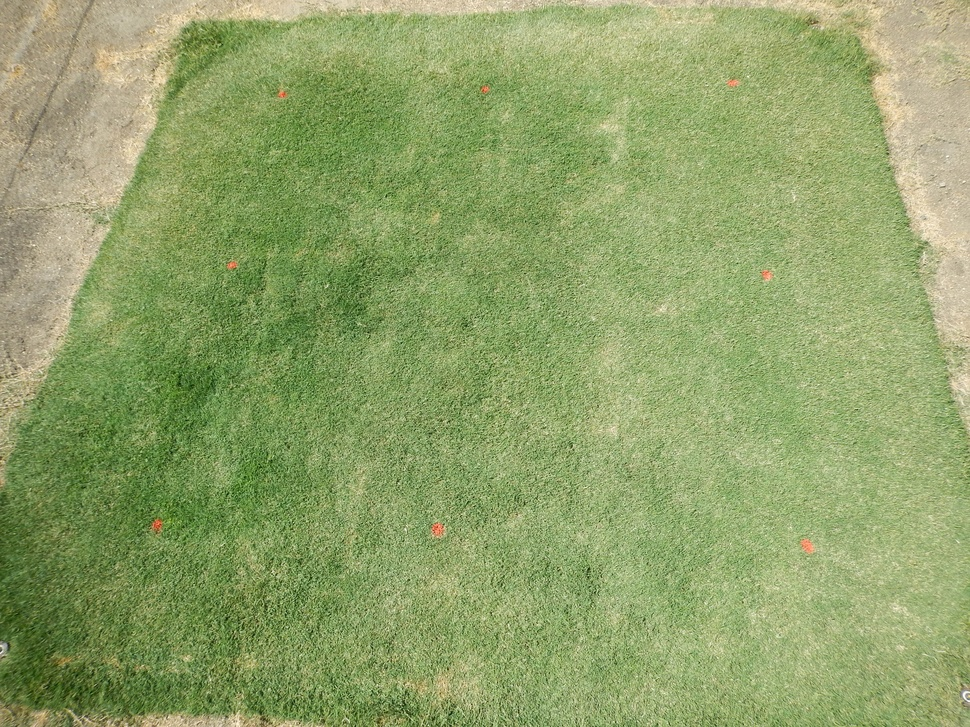
#> input picture data/new/7-31-2014 plot 6.JPG, 970 x 727 px, shrunk from 4608 x 3456 before the run, found by its file name
$ python plot_daisy.py
#> lines starting #> are read from the running program, lines starting #| are printed output that depends on the picture
"""
===============================
Dense DAISY feature description
===============================

The DAISY local image descriptor is based on gradient orientation histograms
similar to the SIFT descriptor. It is formulated in a way that allows for fast
dense extraction which is useful for e.g. bag-of-features image
representations.

In this example a limited number of DAISY descriptors are extracted at a large
scale for illustrative purposes.
"""
from skimage import io
from skimage.feature import daisy
from skimage import color
import matplotlib.pyplot as plt


image = io.imread(
    "D:\\Cloud\\Dropbox\\Turfgrass software project\\Pictures from the summer\\July 31\\7-31-2014 plot 6.JPG")
#> image is the input picture: shape (727, 970, 3); mean R, G, B 144.2, 162.1, 104.8

image_gray = color.rgb2gray(image)
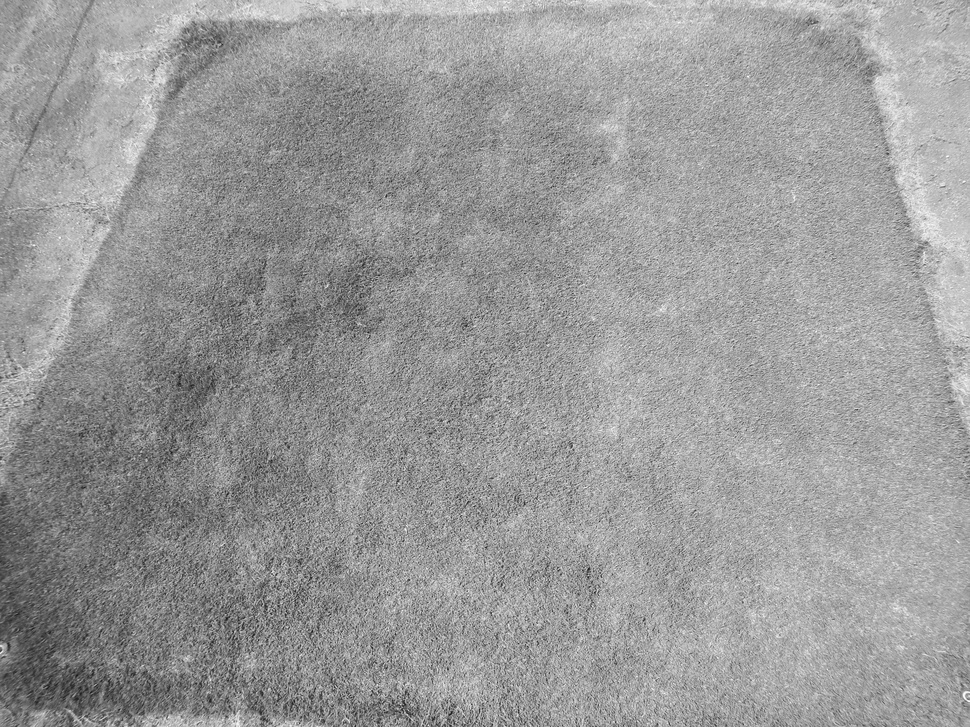
#> image_gray: shape (727, 970) float64; min 0.085, max 0.999, mean 0.605
descs, descs_img = daisy(image_gray, step=180, radius=58, rings=2, histograms=6,
                         orientations=8, visualize=True)
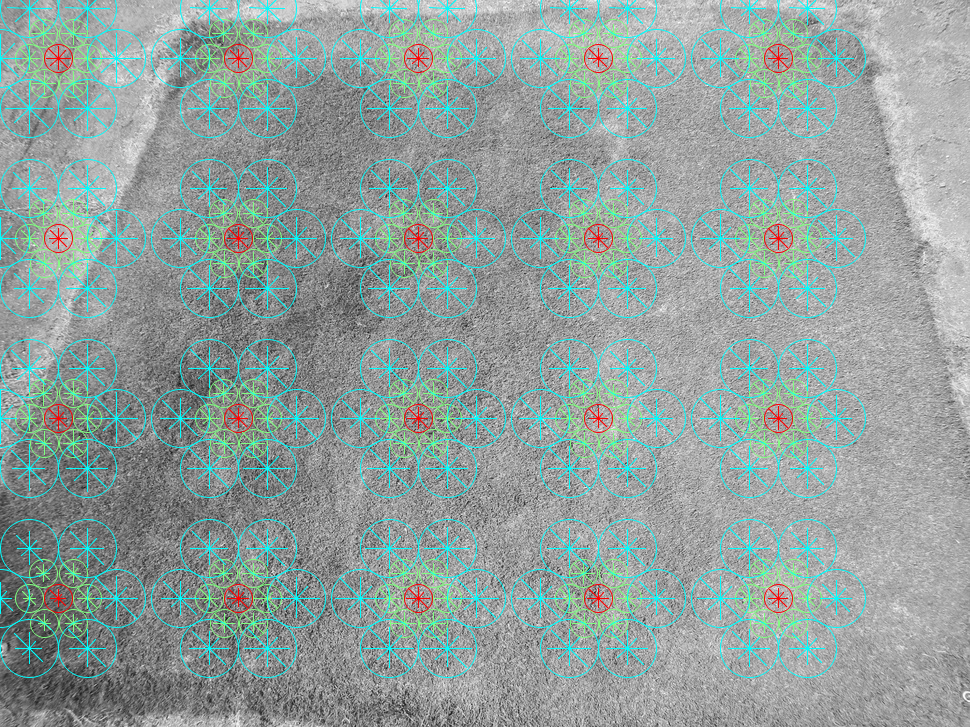
#> descs_img: shape (727, 970, 3) float64; mean of channels 0, 1, 2 0.572, 0.633, 0.621; drawn as R, G, B

fig, ax = plt.subplots()
ax.axis('off')
ax.imshow(descs_img)
descs_num = descs.shape[0] * descs.shape[1]
#> descs_num = 20
ax.set_title('%i DAISY descriptors extracted:' % descs_num)
plt.show()

$ run again, with data/new/7-31-2014 plot 7.JPG copied over data/new/7-31-2014 plot 6.JPG
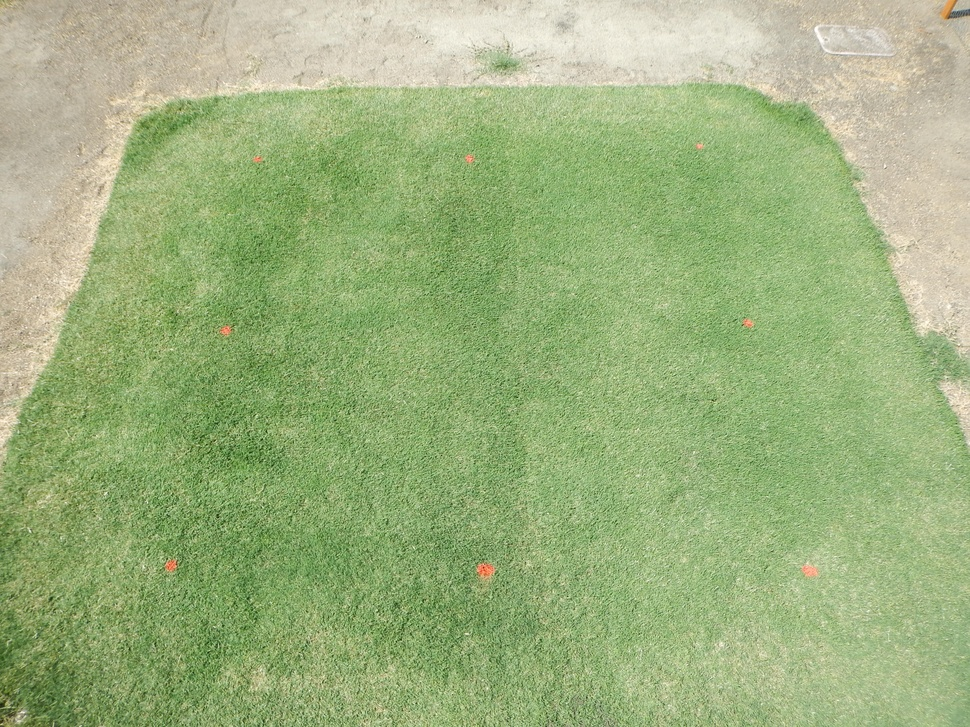
#> input picture data/new/7-31-2014 plot 7.JPG, 970 x 727 px, shrunk from 4608 x 3456 before the run, found by its file name
#> image is the input picture: shape (727, 970, 3); mean R, G, B 156.8, 177.8, 125.6
#> `image_gray = color.rgb2gray(image)`:
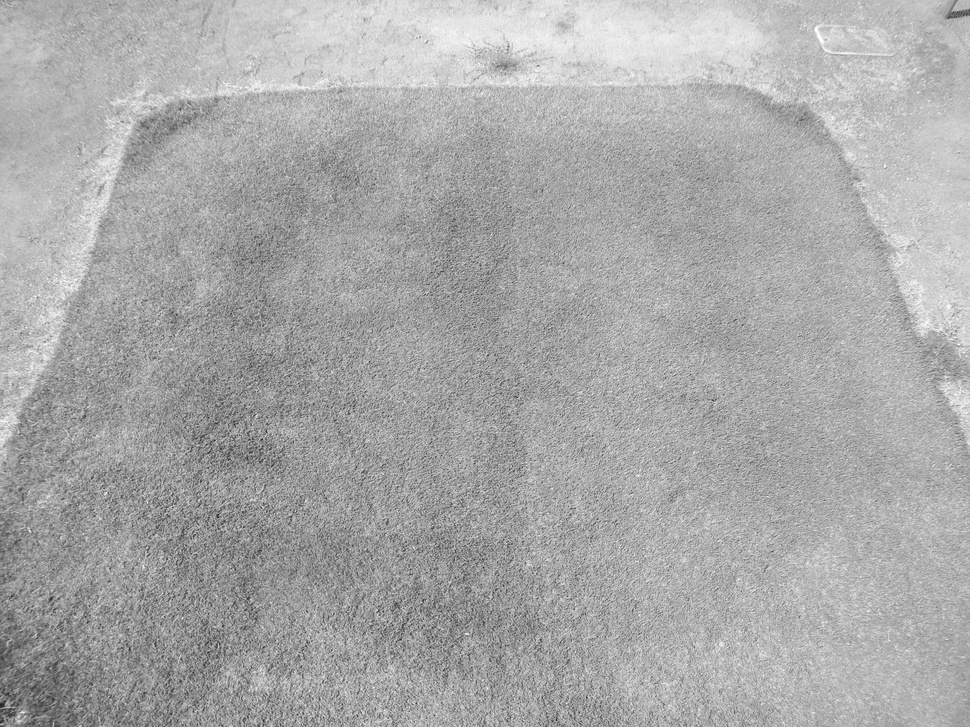
#> image_gray: shape (727, 970) float64; min 0.12, max 0.998, mean 0.665
#> `descs, descs_img = daisy(image_gray, step=180, radius=58, rings=2, his..`:
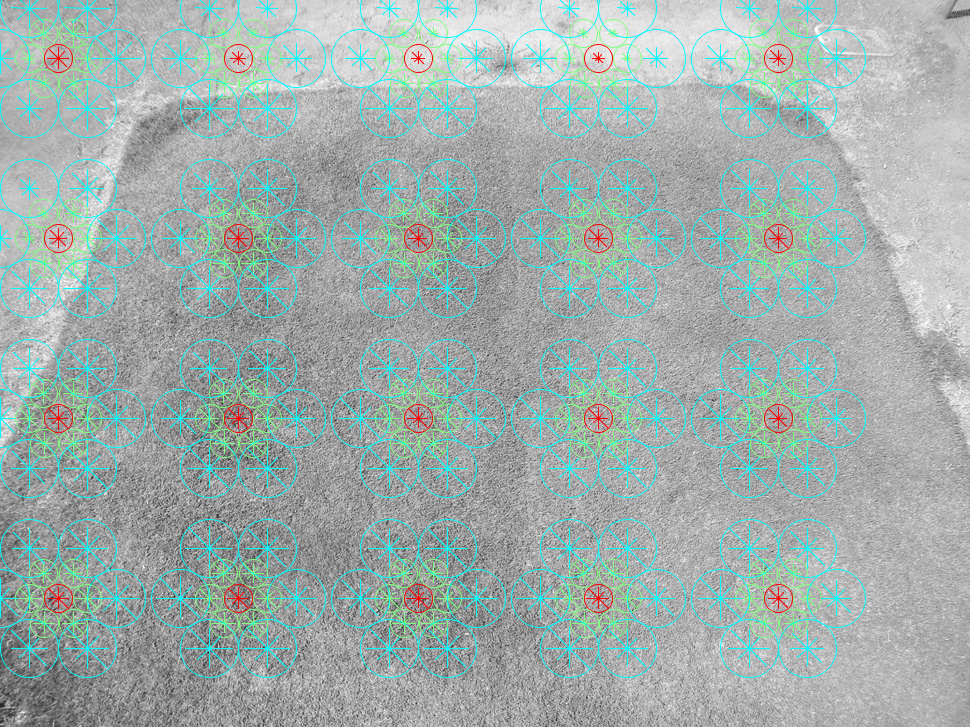
#> descs_img: shape (727, 970, 3) float64; mean of channels 0, 1, 2 0.628, 0.688, 0.676; drawn as R, G, B
